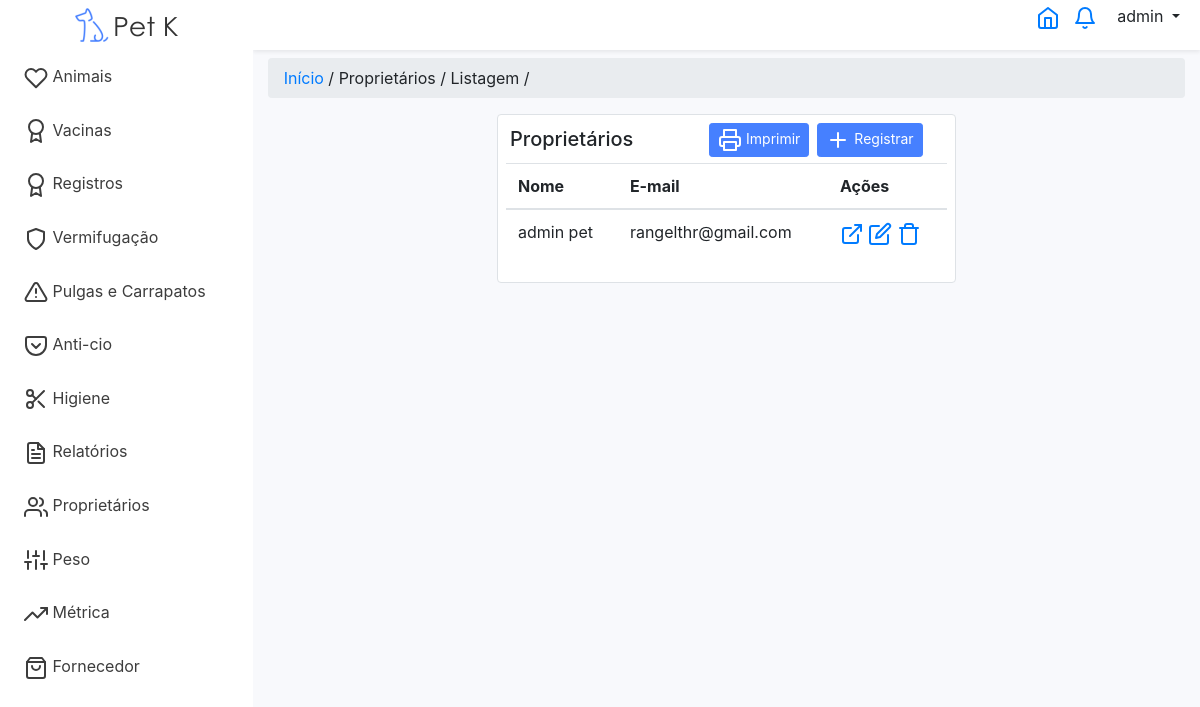
The app's page /proprietario (signed in) with its own data.
### tables this page shows
CREATE TABLE `tbproprietario` (
  `id_proprietario` int(11) NOT NULL,
  `id_usuario` int(11) NOT NULL,
  `nome_proprietario` varchar(220) NOT NULL,
  `sobrenome_proprietario` varchar(220) NOT NULL,
  `data_nascimento` date DEFAULT NULL,
  `contato` varchar(50) DEFAULT NULL,
  `email` varchar(100) NOT NULL,
  `id_estado` int(11) NOT NULL,
  `id_cidade` int(11) NOT NULL,
  `endereco_bairro` varchar(100) DEFAULT NULL,
  `endereco_rua` varchar(100) DEFAULT NULL,
  `endereco_numero` varchar(50) DEFAULT NULL,
  `endereco_complemento` varchar(100) DEFAULT NULL,
  `endereco_referencia` varchar(100) DEFAULT NULL,
  `data_registro` date NOT NULL,
  `flag_excluido` int(11) NOT NULL DEFAULT 0
);

### controllers/proprietarioController.php (called while the page is built, shortened)
<?php
class proprietarioController extends Controller
{
    public function index() {
        $proprietario = new Proprietario();
        $dados['proprietario'] = $proprietario->getAllResumido();
        $this->loadTemplate('proprietarioList', $dados);
    }
}

### core/Core.php (called while the page is built, shortened)
<?php
class Core
{
    public function start() {
    $url = '/';
    if (isset($_GET['url'])) {
        $url .= $_GET['url'];
    }
    $params = array();
    if (!empty($url) && $url != '/') {
        $url = explode('/', $url);
        array_shift($url);
        array_shift($url);
        if (isset($url[0]) && !empty($url[0])) {
            $currentAction = $url[0];
            array_shift($url);
        } else {
            $currentAction = 'index';
        }
    } else {
        $currentController = 'homeController';
        $currentAction = 'index';
    }
    $c = new $currentController();
    call_user_func_array(array($c, $currentAction), $params);
    }
}

### index.php (called while the page is built, shortened)
<?php
$core = new Core();
$core->start();

### core/model.php (called while the page is built, shortened)
<?php
class Model
{
    public function __construct()
    {
        global $db;
        $this->db = $db;
    }
}

### models/Proprietario.php (called while the page is built, shortened)
<?php
class Proprietario extends model
{
    public function getAllResumido() {
        $array = array();
        $sql = "SELECT id_proprietario, nome_proprietario, sobrenome_proprietario, email FROM tbproprietario WHERE id_usuario = ". $_SESSION['id_usuario']." AND flag_excluido = 0";
        $sql = $this->db->query($sql);
        if ($sql->rowCount() > 0) {
            $array = $sql->fetchAll();
        }
        return $array;
    }
}

### views/proprietarioList.php (the view)
<div class="container">
    <div class="row justify-content-md-center">
        <div class="col-md-6 border rounded bg-white p-2">
            <h5 class="p-1 float-left">Proprietários</h5>
            <a href="<?=BASE_URL?>proprietario/registrar" class="btn btn-sm btn-primary float-right mr-4"><span><i data-feather="plus"></i> Registrar </span></a>
            <a target="_blank" class="btn btn-sm btn-primary float-right mr-2" href="<?=BASE_URL?>proprietarioreport/render"><span><i data-feather="printer"></i> Imprimir </span></a>
            <table class="table">
            <thead>
                <tr>
                    <th scope="col">Nome</th>
                    <th scope="col">E-mail</th>
                    <th scope="col">Ações</th>
                </tr>
            </thead>
            <tbody>
            <?php foreach($proprietario as $item) { ?>
                <tr>
                <td><?=$item['nome_proprietario'] . " " .$item['sobrenome_proprietario']?></td>
                <td><?=$item['email']?></td>
                    <td>
                        <a target="_blank" href="<?=BASE_URL?>proprietario/detalhes/<?=$item['id_proprietario']?>"><i data-feather="external-link"></i><a>
                        <a href="<?=BASE_URL?>proprietario/editar/<?=$item['id_proprietario']?>"><i data-feather="edit"></i><a>
                        <a href="<?=BASE_URL?>proprietario/deletar/<?=$item['id_proprietario']?>"><i data-feather="trash"></i></a>
                    </td>
                </tr>
            <?php
                }
            ?>
            </tbody>
            </table>
        </div>
    </div>
</div>

### assets/css/style.css (style rules this page uses)
body { color: #3d3d3d; overflow-x: hidden; margin: 0px; padding: 0px; }
.btn-primary { background-color:#4680ff !important; border: 1px solid #4680ff !important; }

### records on screen
tbproprietario: nome_proprietario "admin", sobrenome_proprietario "pet", email "rangelthr@gmail.com"

### other values on screen
$_SESSION['nome_usuario'] "admin"
$key "Início"
$key "Proprietários"
$key "Listagem"
